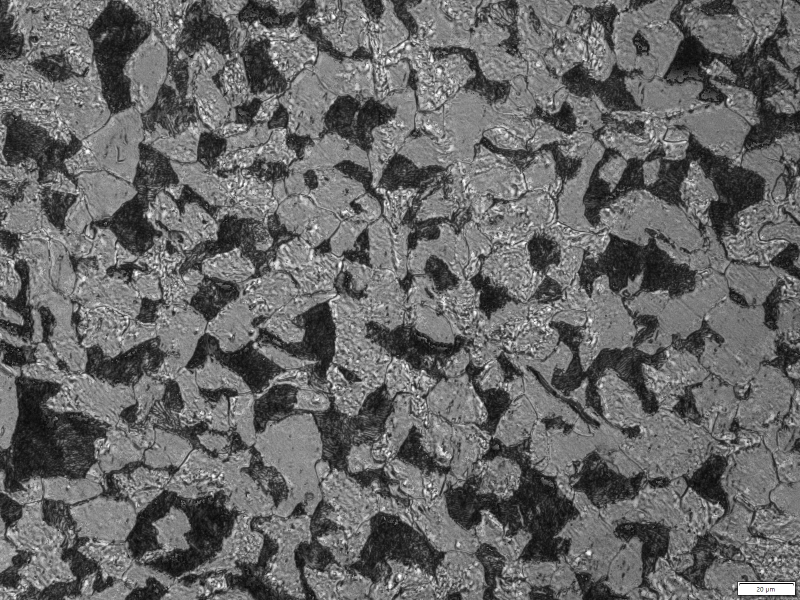
#> input picture Material_Testing/Microstructure_Evaluation/Image Processing/Ambient/Flange-1.jpg, 1600 x 1200 px (shown at 1/2 size); its folder holds 4 pictures in this run
$ python water_cooled_image_processing.py
#> lines starting #> are read from the running program, lines starting #| are printed output that depends on the picture; after the words box and inside, x2 and y2 are one past the last pixel; in counts of white or black regions, pixels touching at a corner belong together
# -*- coding: utf-8 -*-
"""
Created on Tue Jul 22 10:53:04 2025

@author: Phong Pham
"""

from pathlib            import Path
from skimage            import io, color
from skimage.filters    import threshold_otsu
from openpyxl           import load_workbook
import numpy            as np
import pandas           as pd
import cv2

def process_and_export(
    input_dir: str,
    output_path: str,
    sheet_name: str,
    crop_right: int = 450):
    """
    - input_dir:    folder containing your .jpg files
    - output_path:  full path to the .xlsx workbook
    - sheet_name:   name of the sheet to create/replace
    - crop_right:   pixels to trim off the right side of each image
    """
#> called with sheet_name = 'Ambient', crop_right = 450
    #Converts the string input_dir into a Path object using pathlib
    #Path objects are more robust and flexible than strings for working with file paths (e.g., easy to join paths or use .glob()).
    input_dir  = Path(input_dir)
    output_xl  = Path(output_path)

    # 1) Gather all .jpg’s
    files  = sorted(input_dir.glob("*.jpg")) #Searches the input_dir for all files ending with .jpg and return them, then sort them
    labels = [f.stem for f in files]

    fractions = []
    for fpath in files:
        img = cv2.imread(str(fpath))
#> img is the input picture: shape (1200, 1600, 3); mean B, G, R 102.9, 102.9, 102.9
        if img is None: raise FileNotFoundError(f"Could not load '{fpath}'")

        h, w = img.shape[:2]
#> h = 1200; w = 1600
        x1, x2 = 0, w - crop_right
#> x1 = 0; x2 = 1150
        y1, y2 = 0, h
#> y1 = 0; y2 = 1200

        x1, x2 = max(0, x1), min(w, x2) # clamp
        if x1 >= x2: raise ValueError(f"Invalid crop for '{fpath}': x1={x1}, x2={x2}")

        crop = img[y1:y2, x1:x2] # crop
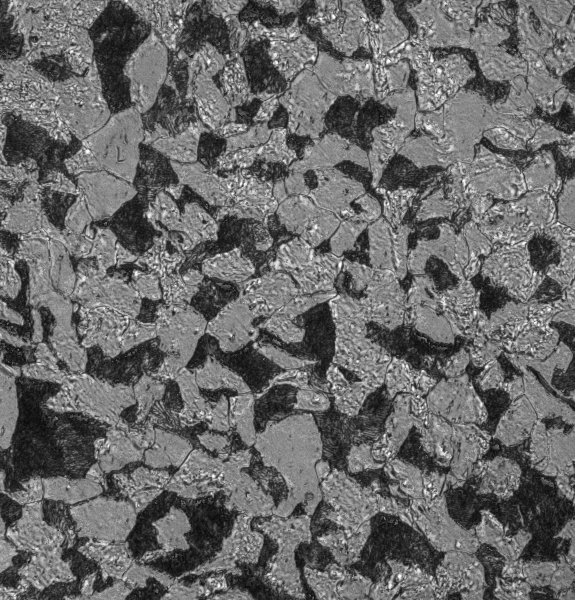
#> crop: shape (1200, 1150, 3) (shown at 1/2 size); min 6, max 255, mean 105.1
        gray = color.rgb2gray(crop) # grayscale
        th   = threshold_otsu(gray)# Otsu threshold
#> th = 0.376
        binv = gray > th #binary mask
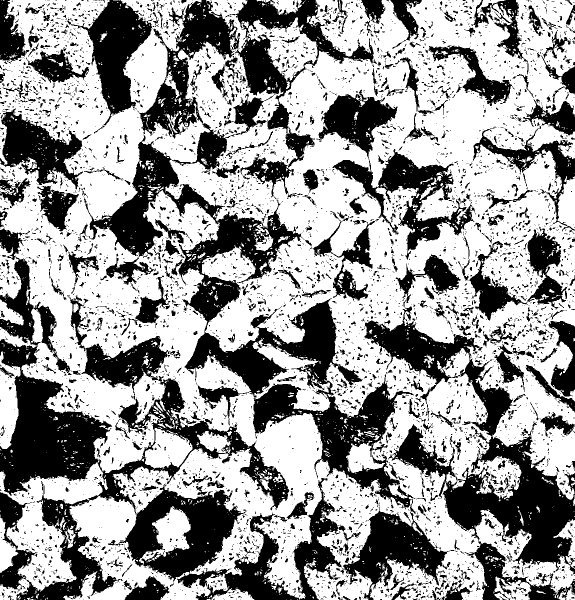
#> binv: shape (1200, 1150) bool (shown at 1/2 size); 60.9% white; 5823 black regions (5029 under 20 px), largest, box (x1, y1, x2, y2) and area: (0, 514, 598, 1200) 116582, (168, 269, 901, 1200) 98235, (729, 600, 1150, 1200) 61942

        # compute fractions
        fer = np.mean(binv)    # ferrite = True
#> fer = 0.609
        pea = np.mean(~binv)   # pearlite = False
#> pea = 0.391
        fractions.append((pea, fer))

        print(f'{fpath.stem:9s} - Pearlite {pea:.1%}, Ferrite {fer:.1%}')
#| Flange-1  - Pearlite 39.1%, Ferrite 60.9%
#> pass 2 of the loop in process_and_export, `for fpath in files:`:
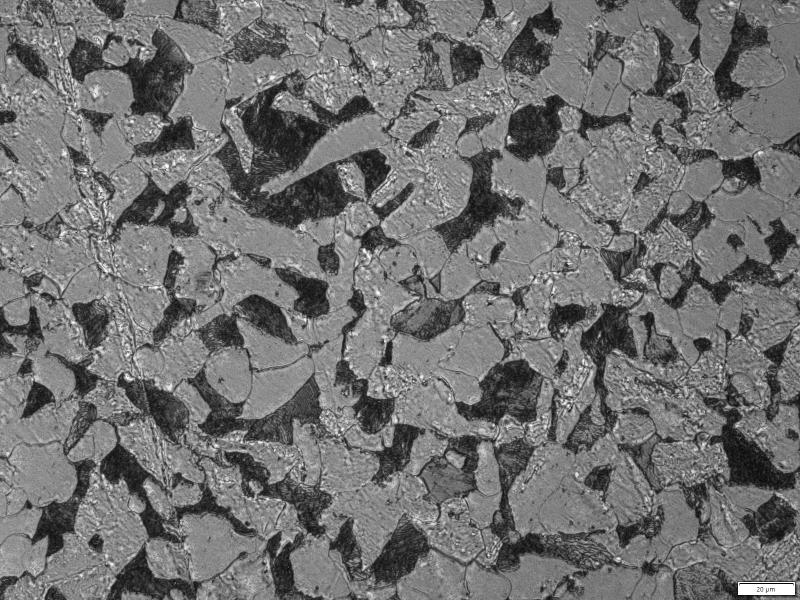
#> input picture Material_Testing/Microstructure_Evaluation/Image Processing/Ambient/Flange-2.jpg, 1600 x 1200 px (shown at 1/2 size)
#> in process_and_export, img is the input picture: shape (1200, 1600, 3); mean B, G, R 113, 113, 113
#> in process_and_export, `crop = img[y1:y2, x1:x2]`:
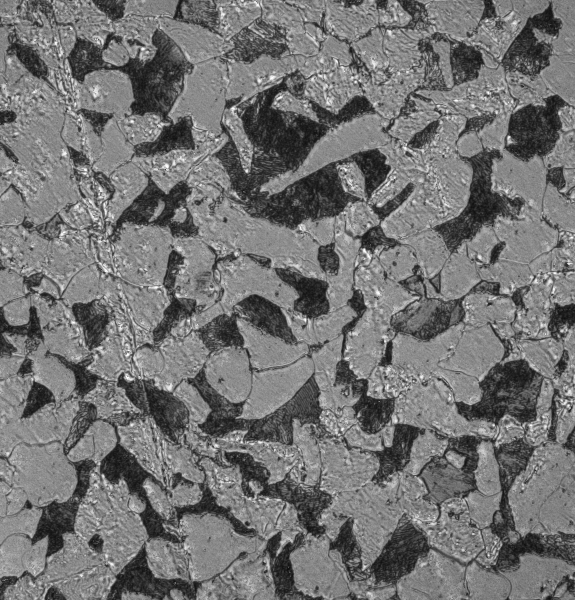
#> crop: shape (1200, 1150, 3) (shown at 1/2 size); min 11, max 255, mean 115.4
#> th = 0.393
#> in process_and_export, `binv = gray > th`:
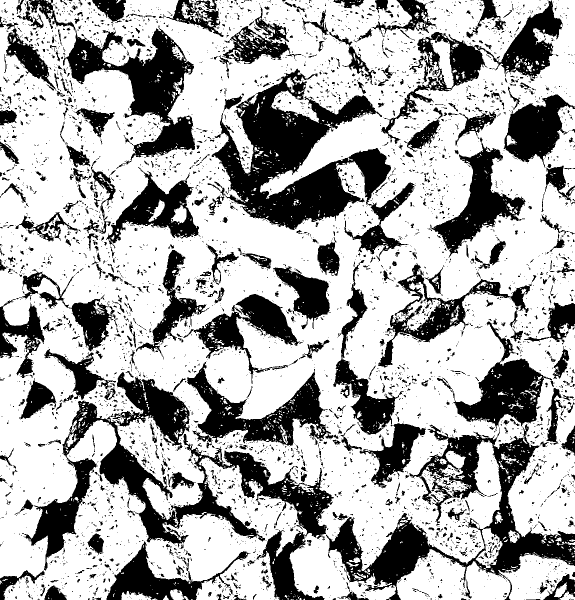
#> binv: shape (1200, 1150) bool (shown at 1/2 size); 68.3% white; 5031 black regions (4413 under 20 px), largest, box (x1, y1, x2, y2) and area: (417, 137, 829, 514) 54789, (652, 643, 1150, 1200) 54225, (48, 744, 668, 1142) 50280
#> fer = 0.683
#> pea = 0.317
#| Flange-2  - Pearlite 31.7%, Ferrite 68.3%
#> pass 3 of the loop in process_and_export, `for fpath in files:`:
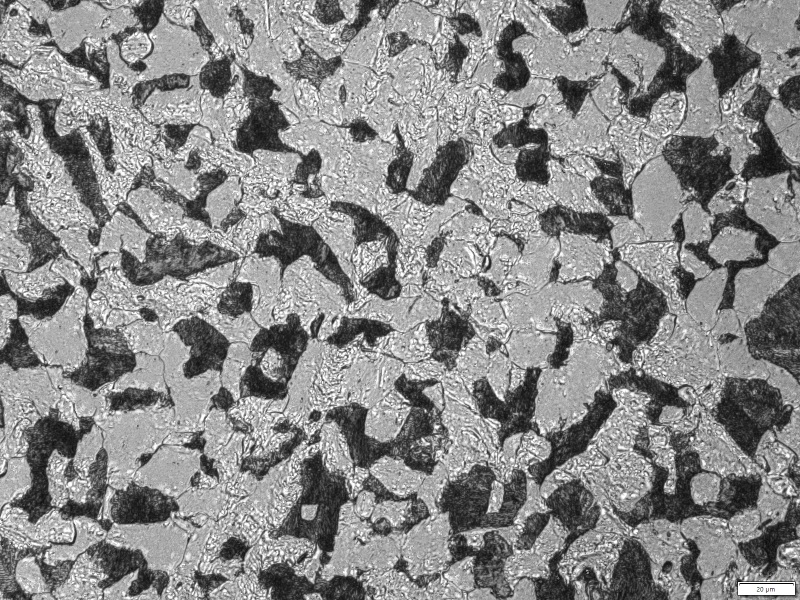
#> input picture Material_Testing/Microstructure_Evaluation/Image Processing/Ambient/Flange2-1.jpg, 1600 x 1200 px (shown at 1/2 size)
#> in process_and_export, img is the input picture: shape (1200, 1600, 3); mean B, G, R 136.2, 136.2, 136.2
#> in process_and_export, `crop = img[y1:y2, x1:x2]`:
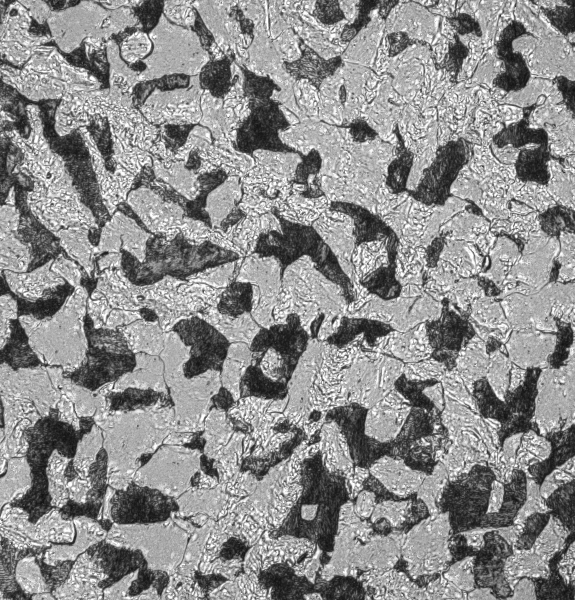
#> crop: shape (1200, 1150, 3) (shown at 1/2 size); min 14, max 255, mean 141.5
#> th = 0.492
#> in process_and_export, `binv = gray > th`:
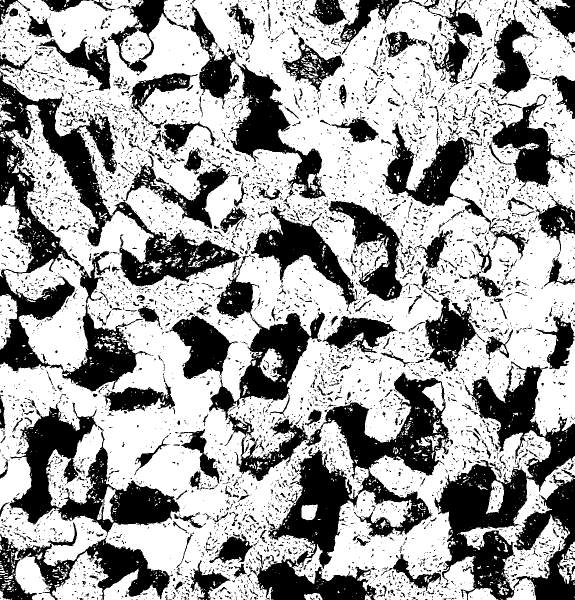
#> binv: shape (1200, 1150) bool (shown at 1/2 size); 63.8% white; 6556 black regions (5783 under 20 px), largest, box (x1, y1, x2, y2) and area: (0, 141, 483, 785) 71504, (869, 722, 1150, 1200) 56350, (418, 509, 906, 1075) 53906
#> fer = 0.638
#> pea = 0.362
#| Flange2-1 - Pearlite 36.2%, Ferrite 63.8%
#> the loop made 4 passes; the first 3 are shown

    # 2) Build DataFrame
    df = pd.DataFrame(
        fractions,
        columns=["Pearlite Fraction", "Ferrite Fraction"],
        index=labels
    )
    df.index.name = "Sample"

    # 3) Export into Excel, preserving any existing sheets
    if not output_xl.exists():
        # first time: write from scratch
        df.to_excel(output_xl, sheet_name=sheet_name)
    else:
        # append/replace just this sheet
        book = load_workbook(output_xl)
        with pd.ExcelWriter(
            output_xl,
            engine="openpyxl",
            mode="a",
            if_sheet_exists="replace"
        ) as writer:
            writer.book   = book
            writer.sheets = {ws.title: ws for ws in book.worksheets}
            df.to_excel(writer, sheet_name=sheet_name)

    print(f" '{sheet_name}' sheet saved to {output_xl!s}")

# ── Example usage for Ambient: ────────────────────────────────────────────────
process_and_export(
    r"c:\Users\truph\Desktop\Purdue\Summer '25\Bowen Lab Research\Microstructures\Image Processing\Ambient",
    r"c:\Users\truph\Desktop\Purdue\Summer '25\Bowen Lab Research\Microstructures\Image Processing\Microstructure Result.xlsx", "Ambient"
)

## Air Cooled
process_and_export(r"c:\Users\truph\Desktop\Purdue\Summer '25\Bowen Lab Research\Microstructures\Image Processing\Air Cooled",
r"c:\Users\truph\Desktop\Purdue\Summer '25\Bowen Lab Research\Microstructures\Image Processing\Microstructure Result.xslsx", "Air Cooled")


## Water Cooled
process_and_export(r"c:\Users\truph\Desktop\Purdue\Summer '25\Bowen Lab Research\Microstructures\Image Processing\Water Cooled",
r"c:\Users\truph\Desktop\Purdue\Summer '25\Bowen Lab Research\Microstructures\Image Processing\Microstructure Result.xlsx", "Water Cooled")
#> (the run stopped early here; a loop or call above may not have finished)
